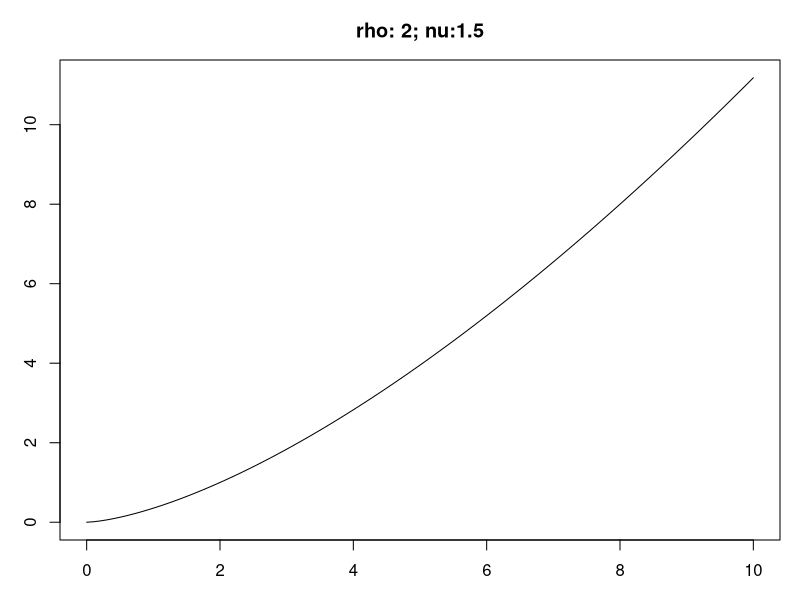
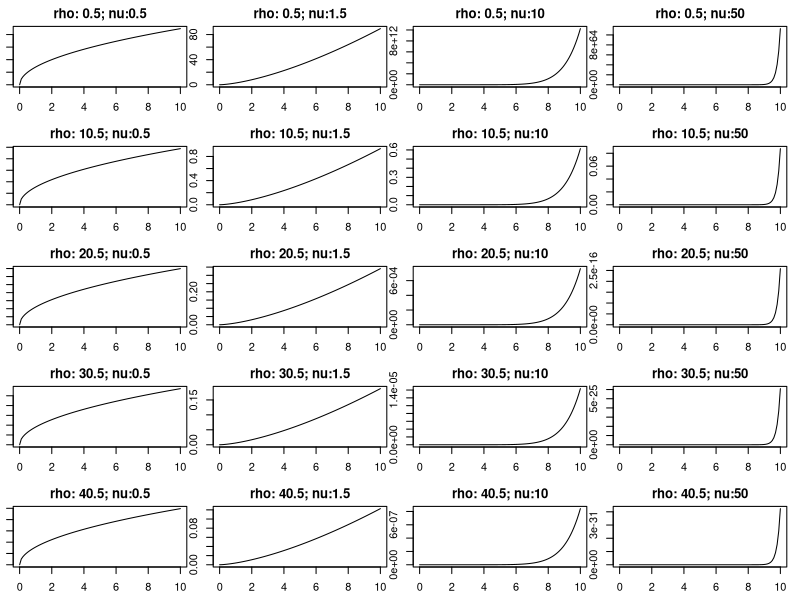
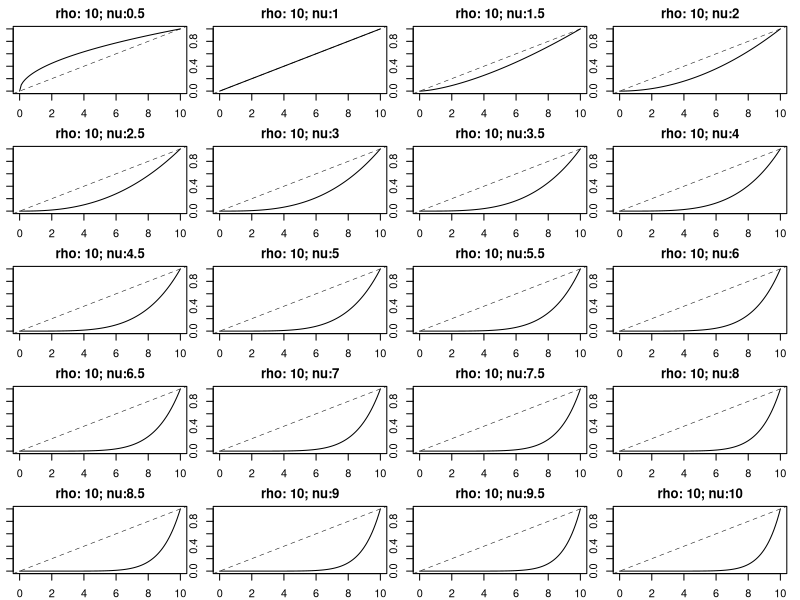
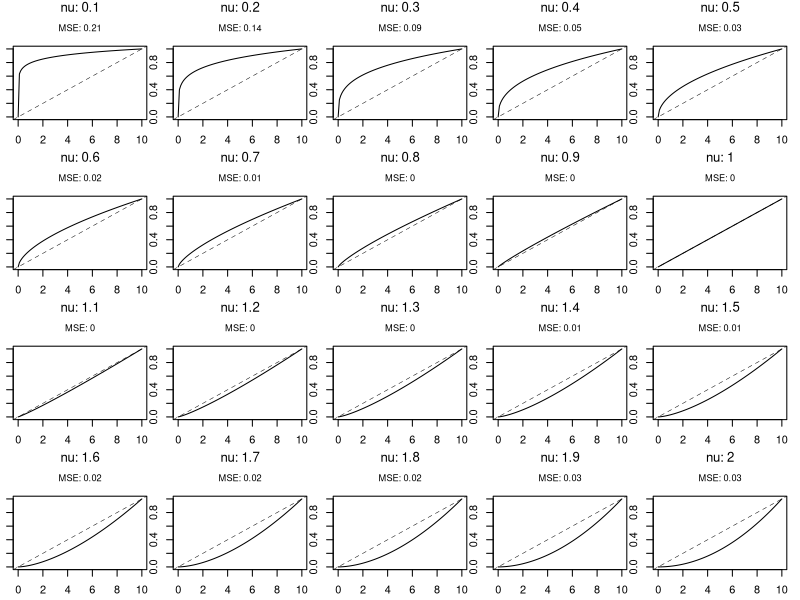
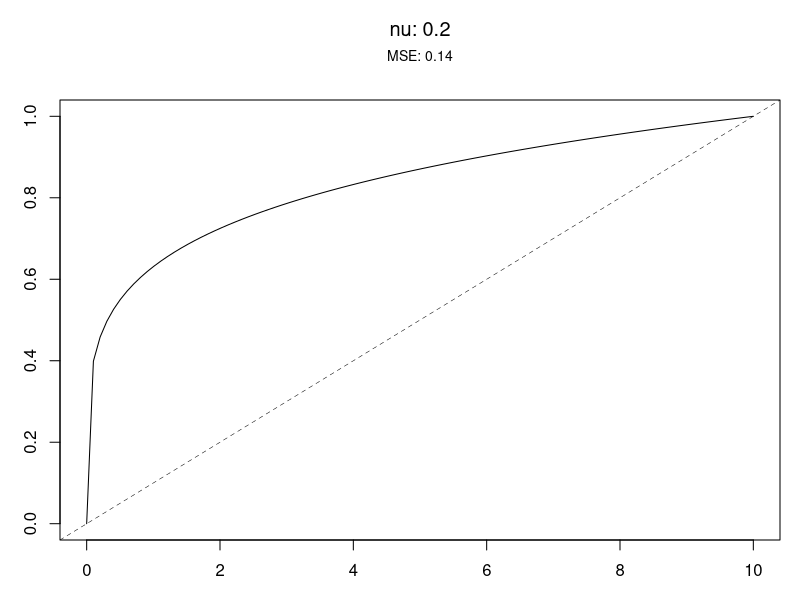

Source code (R) for these figures, in order:
#=========================
# Investigate (d/rho)^nu
#=========================

# Reason: 
  # Matern function is a product of 3 parts:
    # sigma2 * constant
    # (d / rho)^nu
    # K_v(d / rho) : done.

d <- seq(0, 10, length.out = 100)

plot_Middle <- function(rho, nu) {
  m <- (d / rho)^nu
  plot(d, m, type = "l", main = paste0("rho: ", rho, "; nu:", nu),
       cex = 0.5)
}


#----------------------------
# Plot for fixed rho and nu
#----------------------------
rho = 2
nu = 3/2

par(mfrow = c(1, 1), mar = c(3, 3, 3, 1))
plot_Middle(rho = rho, nu = nu)


#----------------------
# different rho and nu
#----------------------
Rho <- seq(0.5, 50, by = 10) # 0.5 10.5 20.5 30.5 40.5
Nu <- c(0.5, 1.5, 10, 50) 
length(Rho) # [1] 5
length(Nu) # [1] 4

par(mfrow = c(5, 4), mar = c(2.5, 1, 2, 1))

for (rho in Rho) {
  for (nu in Nu) {
    
    plot_Middle(rho = rho, nu = nu)
  }
}

#-----------
# Conclusions
#-----------

# large scale range parameter rho does not have significant effect
  # on the values of the middel part

# when nu is small, the middel part is approximately linear
# when nu is large, the middel part becomes exponentially increase



# Q: when is the nu value that will drive a 
  # significant change to the shape of the middel part
  # from approximate linear to exponentially increase?



#----------------------
# what nu value will change the middle part value from linear to expoential?
#----------------------
Rho <- seq(0.5, 50, by = 10) # 0.5 10.5 20.5 30.5 40.5
Nu <- seq(0.5, 10, by = 0.5) 
length(Rho) # [1] 5
length(Nu) # [1] 19

par(mfrow = c(5, 4), mar = c(2, 1, 2, 1))

rho = 10
for (nu in Nu) {
  plot_Middle(rho = rho, nu = nu)
  abline(a = 0, b = 0.1, lty = 2, lwd = 0.5)
  
  }


#----------
# Conclusion
#----------

# when nu in c(0.5, 1.5), the middle part curve
  # approximates a linear line y = 0.1x


#-----------------------------------------
# Q: is c(0.5, 1.5) the ideal range for nu?
#-----------------------------------------

Nu <- seq(0.1, 2, by = 0.1) 
length(Nu) # [1] 20

par(mfrow = c(5, 4), mar = c(2, 1, 2, 1))

plot_Middle_mse <- function(rho, nu) {
  d <- seq(0, 10, length.out = 100)
  
  M_vals <- (d / rho)^nu
  L_vals <- 0.1 * d
  MSE <- sum((M_vals - L_vals)^2) / length(d)
  
  plot(d, M_vals, type = "l", 
       main = bquote(atop("nu:"~ .(nu),
                          atop("MSE:" ~ .(round(MSE, 2))))),
       cex = 0.5)
  abline(a = 0, b = 0.1, lty = 2, lwd = 0.5)
}


par(mfrow = c(4, 5), mar = c(2.3, 1, 3.5, 1))
for (nu in Nu) {
  plot_Middle_mse(rho = 10, nu = nu)
}


#-----------
# Conclusion
#-----------

# When nu is with (0.7, 1.5), MSE is <= 0.1
# the middle part is approximately to a linear line
  # of y = 0.1 x













rho = 10
nu = 0.1
d <- seq(0, 10, length.out = 100)
0.1 * d

M_vals <- (d / rho)^nu
L_vals <- 0.1 * d
sum((M_vals - L_vals)^2) / length(d)

par(mfrow = c(1, 1), mar = c(3, 3, 5, 1))
plot_Middle_mse(rho = 10, nu = 0.2)
